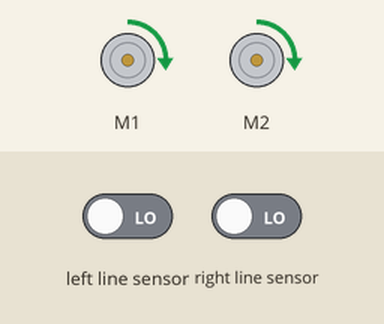
The program below on a simulated BBC micro:bit (MakeCode). On the bench: 2 × DC motor (green arrow = forward, orange = backward, longer = faster). The test bench sets the inputs (shaded band); at power-on: left line sensor LOW, right line sensor LOW.

Above: at 1.2 s.
1.3 s: left line sensor driven HIGH
At 2.5 s:
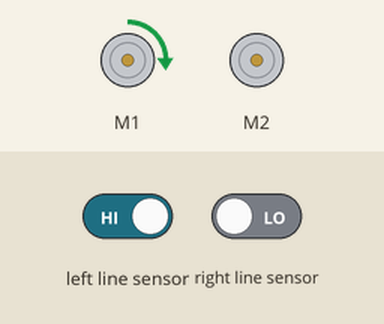
2.8 s: right line sensor driven HIGH
At 3.1 s:
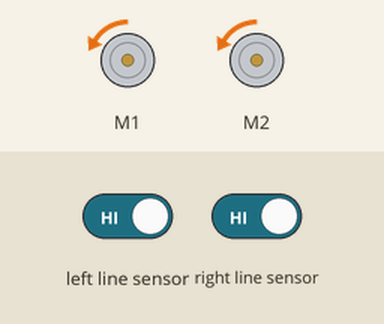
4.3 s: left line sensor driven LOW
At 5.5 s:
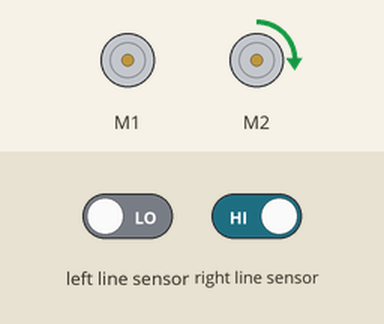
5.8 s: right line sensor driven LOW
At 6.8 s:
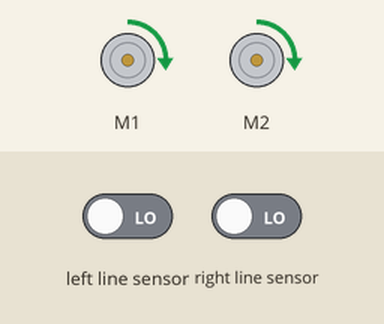
Timing chart, 0 to 8.3 s (numbered marks = the images above; inputs shaded):
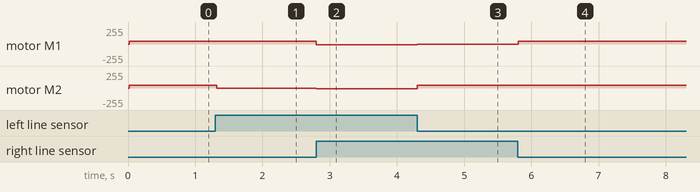

Measured:
- after the input at 1.3 s, motor M2: forward 40/255 → stopped at once
- after the input at 2.8 s, motor M1: forward 40/255 → backward 10/255 at once; motor M2: stopped → backward 10/255 at once
- after the input at 4.3 s, motor M1: backward 10/255 → stopped at once; motor M2: backward 10/255 → forward 40/255 at once
- after the input at 5.8 s, motor M1: stopped → forward 40/255 at once

The program:

main.ts
```typescript
basic.forever(function () {
    if (maqueen.readPatrol(maqueen.Patrol.PatrolLeft) == 0 && maqueen.readPatrol(maqueen.Patrol.PatrolRight) == 0) {
        maqueen.motorRun(maqueen.Motors.All, maqueen.Dir.CW, 40)
    }
    if (maqueen.readPatrol(maqueen.Patrol.PatrolLeft) == 1 && maqueen.readPatrol(maqueen.Patrol.PatrolRight) == 0) {
        maqueen.motorRun(maqueen.Motors.M1, maqueen.Dir.CW, 40)
        maqueen.motorRun(maqueen.Motors.M2, maqueen.Dir.CW, 0)
    }
    if (maqueen.readPatrol(maqueen.Patrol.PatrolLeft) == 0 && maqueen.readPatrol(maqueen.Patrol.PatrolRight) == 1) {
        maqueen.motorRun(maqueen.Motors.M1, maqueen.Dir.CW, 0)
        maqueen.motorRun(maqueen.Motors.M2, maqueen.Dir.CW, 40)
    }
    if (maqueen.readPatrol(maqueen.Patrol.PatrolLeft) == 1 && maqueen.readPatrol(maqueen.Patrol.PatrolRight) == 1) {
        maqueen.motorRun(maqueen.Motors.M1, maqueen.Dir.CCW, 10)
        maqueen.motorRun(maqueen.Motors.M2, maqueen.Dir.CCW, 10)
    }
})
```

test.ts
```typescript
// 在這裡測試；當此封包作為擴充功能時，將不會編譯此內容。
```
